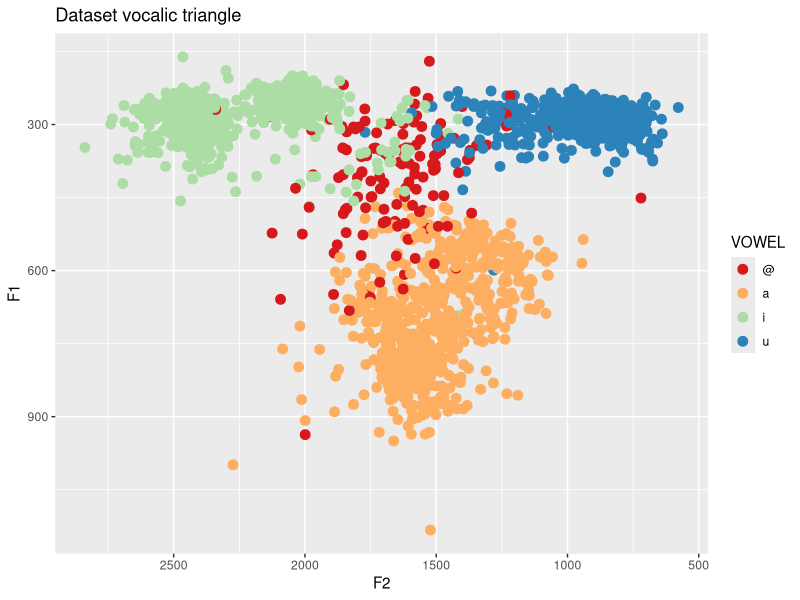
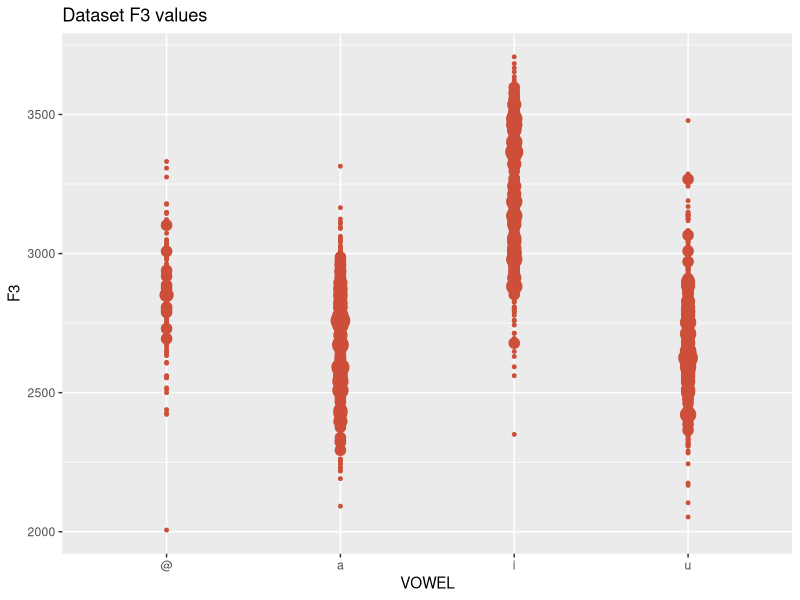
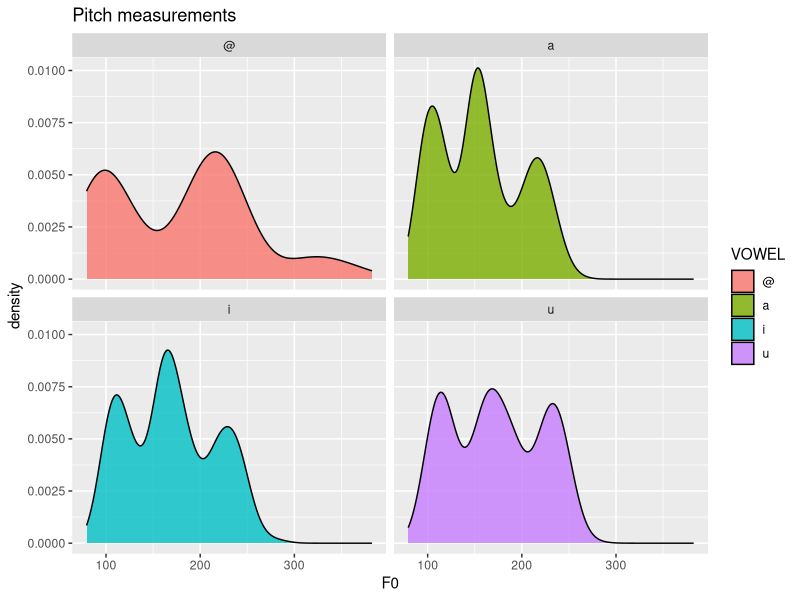
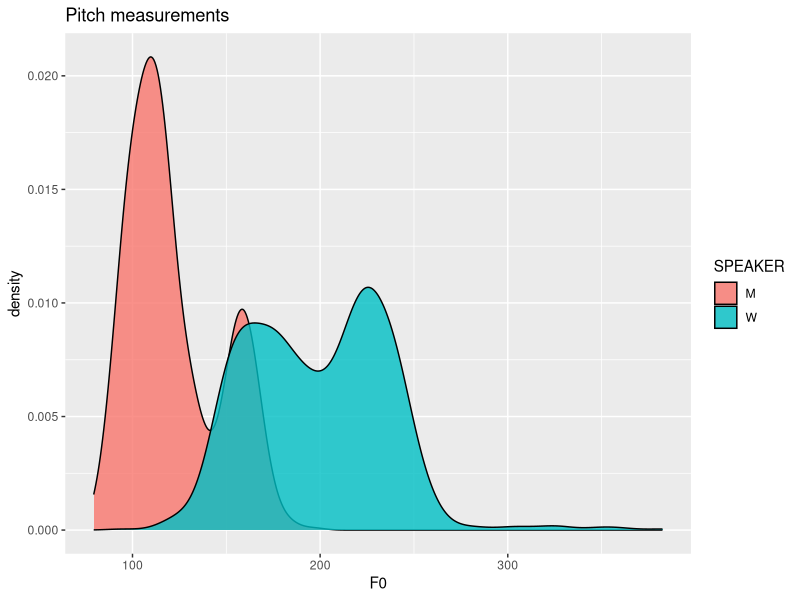
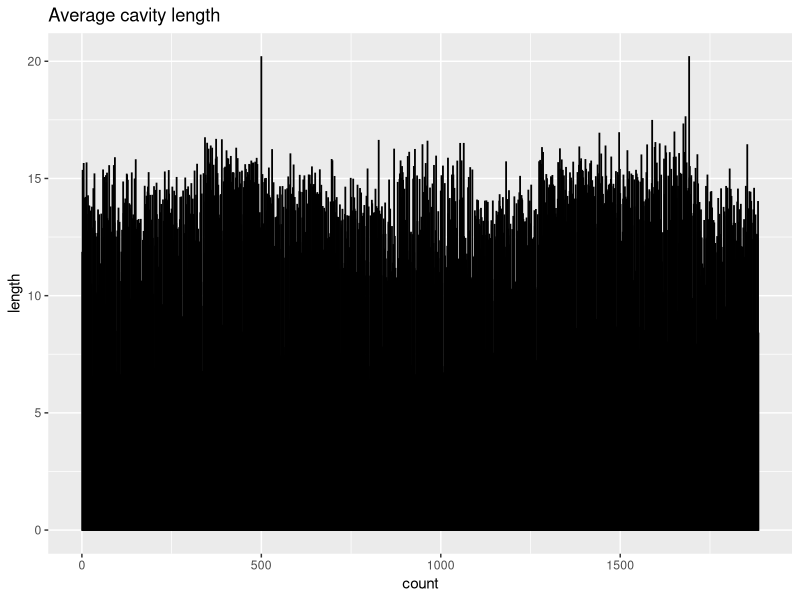
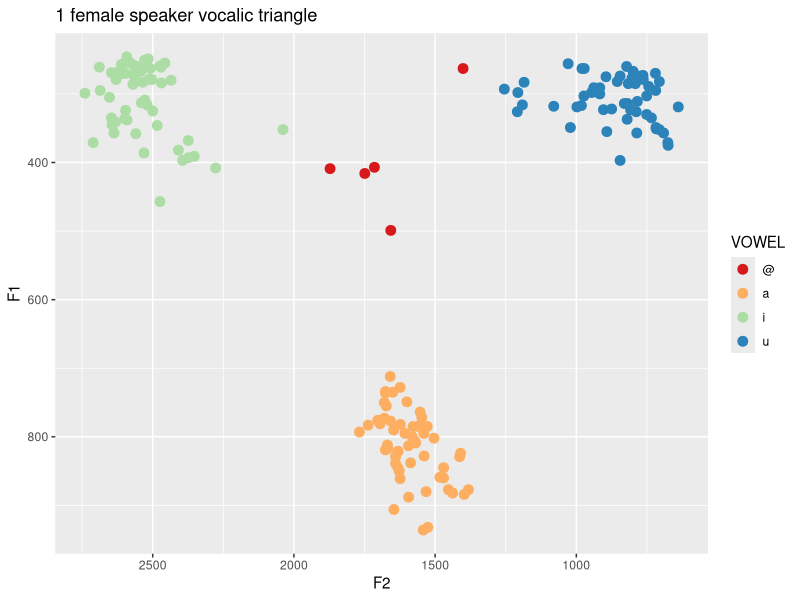
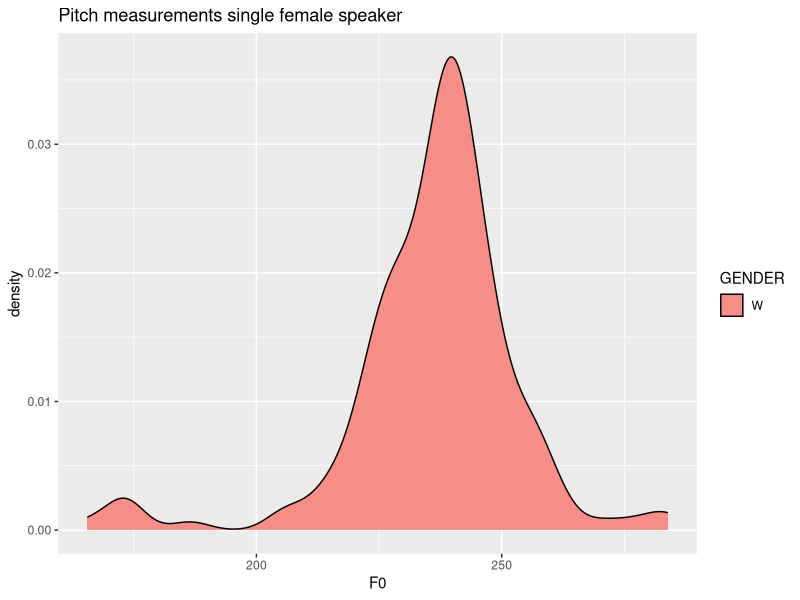
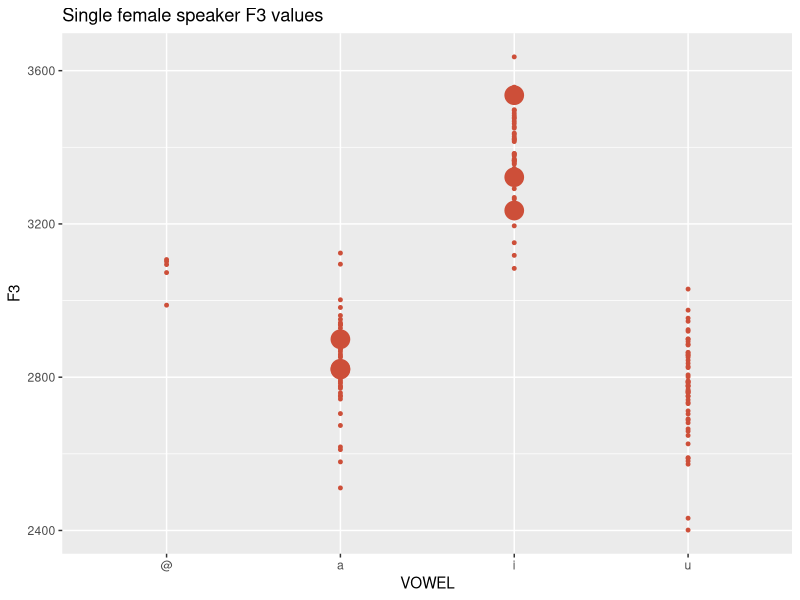

Here is the R script that generated these plots, in order:
## ---- chunk 1
voyelles = read.csv("data.csv", header = TRUE, sep = "\t")
## ---- chunk 2
ggplot2::ggplot(voyelles, ggplot2::aes(F2, F1)) +
  ggplot2::geom_point(ggplot2::aes(col=VOWEL), size=3) +
  ggplot2::scale_colour_brewer(palette = "Spectral") +
  ggplot2::scale_x_reverse() + ggplot2::scale_y_reverse() +
  ggplot2::labs(y="F1", x="F2", title="Dataset vocalic triangle")
## ---- chunk 3
ggplot2::ggplot(voyelles, ggplot2::aes(VOWEL, F3)) +
  ggplot2::geom_count(col="tomato3", show.legend=F) +
  ggplot2::labs(y="F3", title="Dataset F3 values") 
## ---- chunk 4
ggplot2::ggplot(voyelles, ggplot2::aes(F0)) +
  ggplot2::geom_density(ggplot2::aes(fill=as.factor(VOWEL)), alpha=0.8) +
  ggplot2::scale_colour_brewer(palette = "Spectral") +
  ggplot2::labs(title="Pitch measurements", fill="VOWEL") + ggplot2::facet_wrap( ~ VOWEL)
## ---- chunk 5
ggplot2::ggplot(voyelles, ggplot2::aes(F0)) +
  ggplot2::geom_density(ggplot2::aes(fill=as.factor(SPEAKER)), alpha=0.8) +
  ggplot2::scale_colour_brewer(palette = "Spectral") +
  ggplot2::labs(title="Pitch measurements", fill="SPEAKER")
## ---- chunk 6
cavityF1 <- c()
cavityF2 <- c()
cavityF3 <- c()
cavities <- c()

for (i in voyelles[["F1"]] ) {
    l <- (35000/i)/4
    cavityF1 <- append(cavityF1, l)
}
for (i in voyelles[["F2"]] ) {
    l <- (35000/i)/4
    cavityF2 <- append(cavityF2, l)
}
for (i in voyelles[["F3"]] ) {
    l <- (35000/i)/4
    cavityF3 <- append(cavityF3, l)
}
for (i in 1:1885) {
  lm <- (cavityF1[i] + cavityF2[i] + cavityF3[i])/3
  cavities <-(append(cavities, lm))
}

ggplot2::ggplot(data.frame(cavities), ggplot2::aes(seq_along(cavities),cavities)) + 
  ggplot2::geom_bar(colour="black", stat="identity") + 
  ggplot2::labs(y="length", x="count", title="Average cavity length")
## ---- chunk 7
voyelles1Locutrice1 <- voyelles[1:168,]
ggplot2::ggplot(voyelles1Locutrice1, ggplot2::aes(x=F2, y=F1)) +
  ggplot2::geom_point(ggplot2::aes(col=VOWEL), size=3) +
  ggplot2::scale_colour_brewer(palette = "Spectral") +
  ggplot2::scale_x_reverse() + ggplot2::scale_y_reverse() +
  ggplot2::labs(y="F1", x="F2", title="1 female speaker vocalic triangle")


ggplot2::ggplot(voyelles1Locutrice1, ggplot2::aes(F0)) +
  ggplot2::geom_density(ggplot2::aes(fill=as.factor(SPEAKER)), alpha=0.8) +
  ggplot2::scale_colour_brewer(palette = "Spectral") +
  ggplot2::labs(title="Pitch measurements single female speaker", fill="GENDER")

ggplot2::ggplot(voyelles1Locutrice1, ggplot2::aes(VOWEL, F3)) +
  ggplot2::geom_count(col="tomato3", show.legend=F) +
  ggplot2::labs(y="F3", title="Single female speaker F3 values")
## ---- chunk 8
voyelles1Locutrice2 <- voyelles[169:337,]
ggplot2::ggplot(voyelles1Locutrice2, ggplot2::aes(x=F2, y=F1)) +
  ggplot2::geom_point(ggplot2::aes(col=VOWEL), size=3) +
  ggplot2::scale_colour_brewer(palette = "Spectral") +
  ggplot2::scale_x_reverse() + ggplot2::scale_y_reverse() +
  ggplot2::labs(y="F1", x="F2", title="1 female speaker vocalic triangle")


ggplot2::ggplot(voyelles1Locutrice2, ggplot2::aes(F0)) +
  ggplot2::geom_density(ggplot2::aes(fill=as.factor(SPEAKER)), alpha=0.8) +
  ggplot2::scale_colour_brewer(palette = "Spectral") +
  ggplot2::labs(title="Pitch measurements single female speaker", fill="GENDER")

ggplot2::ggplot(voyelles1Locutrice2, ggplot2::aes(VOWEL, F3)) +
  ggplot2::geom_count(col="tomato3", show.legend=F) +
  ggplot2::labs(y="F3", title="Single female speaker F3 values")
## ---- chunk 9
voyelles1Locuteur1 <- voyelles[1497:1720,]
ggplot2::ggplot(voyelles1Locuteur1, ggplot2::aes(x=F2, y=F1)) +
  ggplot2::geom_point(ggplot2::aes(col=VOWEL), size=3) +
  ggplot2::scale_colour_brewer(palette = "Spectral") +
  ggplot2::scale_x_reverse() + ggplot2::scale_y_reverse() +
  ggplot2::labs(y="F1", x="F2", title="1 male speaker vocalic triangle")

ggplot2::ggplot(voyelles1Locuteur1, ggplot2::aes(F0)) +
  ggplot2::geom_density(ggplot2::aes(fill=as.factor(SPEAKER)), alpha=0.8) +
  ggplot2::scale_colour_brewer(palette = "Spectral") +
  ggplot2::labs(title="Pitch measurements single male speaker", fill="GENDER")

ggplot2::ggplot(voyelles1Locuteur1, ggplot2::aes(VOWEL, F3)) +
  ggplot2::geom_count(col="tomato3", show.legend=F) +
  ggplot2::labs(y="F3", title="Single male speaker F3 values")
## ---- chunk 10
voyelles1Locuteur2 <- voyelles[1719:1885,]
ggplot2::ggplot(voyelles1Locuteur2, ggplot2::aes(x=F2, y=F1)) +
  ggplot2::geom_point(ggplot2::aes(col=VOWEL), size=3) +
  ggplot2::scale_colour_brewer(palette = "Spectral") +
  ggplot2::scale_x_reverse() + ggplot2::scale_y_reverse() +
  ggplot2::labs(y="F1", x="F2", title="1 male speaker vocalic triangle")

ggplot2::ggplot(voyelles1Locuteur2, ggplot2::aes(F0)) +
  ggplot2::geom_density(ggplot2::aes(fill=as.factor(SPEAKER)), alpha=0.8) +
  ggplot2::scale_colour_brewer(palette = "Spectral") +
  ggplot2::labs(title="Pitch measurements single male speaker", fill="GENDER")

ggplot2::ggplot(voyelles1Locuteur2, ggplot2::aes(VOWEL, F3)) +
  ggplot2::geom_count(col="tomato3", show.legend=F) +
  ggplot2::labs(y="F3", title="Single male speaker F3 values")
